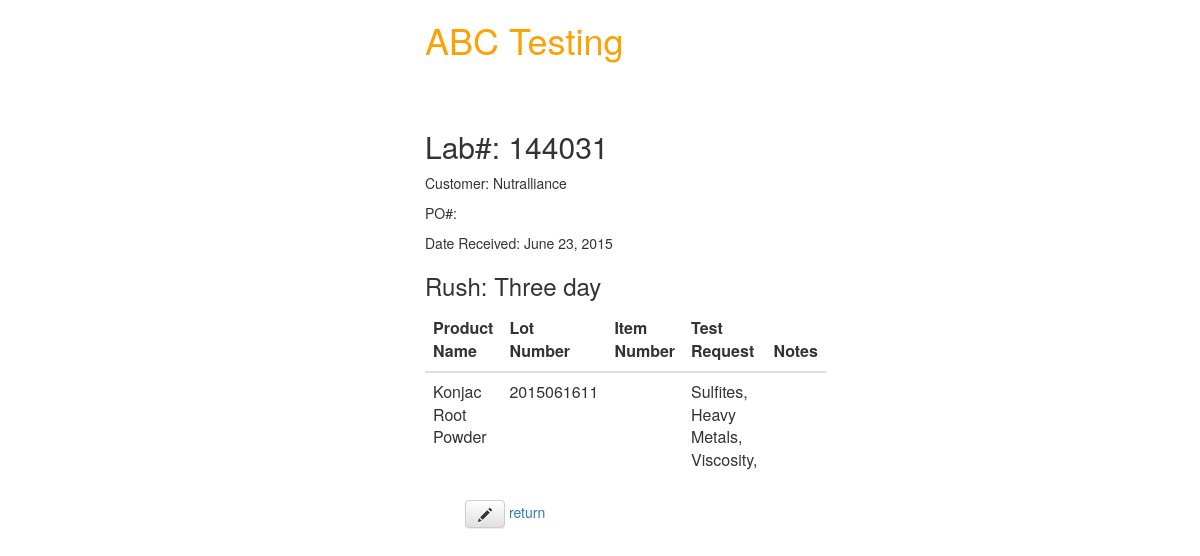
Before: /info/5/ with the older database file.
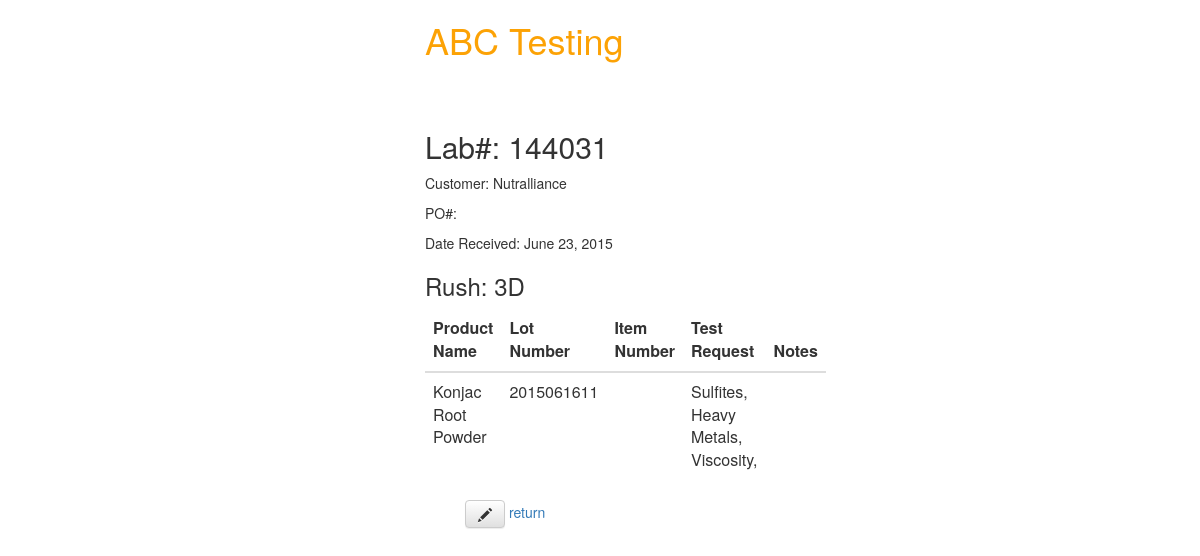
After: the same page with the newer database file.
### info/models.py (models this page shows, shortened)
class SampleLog(models.Model):
	ASAP = 'ASAP'
	THREEDAY ='3 Day'
	TWODAY = '2 Day'
	ONEDAY = '1 Day'
	SAMEDAY ='Same Day'
	RUSH_CHOICES = (
		(ASAP, 'ASAP'),
		(THREEDAY, '3 day rush'),
		(TWODAY, '2 day rush'),
		(ONEDAY, '1 day rush'),
		(SAMEDAY, 'same day rush'),
		)
	customer = models.ForeignKey(Customer)
	product_order = models.CharField(max_length=500,blank=True)
	date_received = models.DateField()
	rush = models.CharField(max_length=10,
							choices=RUSH_CHOICES,
							blank=True)
	lab_number = models.IntegerField(unique=True)
	invoice_number = models.IntegerField()
	product_name = models.CharField(max_length=2000)
	lot_number = models.CharField(max_length=2000,blank=True)
	item_number = models.CharField(max_length=2000,blank=True)
	test_request = models.TextField()
	notes = models.TextField(blank=True)

class Customer(models.Model):
	company_name = models.CharField(max_length=2000)
	address = models.CharField(max_length=1000,blank=True)
	city = models.CharField(max_length=1000,blank=True)
	state = models.CharField(max_length=20,blank=True)
	zipcode = models.CharField(max_length=200,blank=True)
	telephone = models.CharField(max_length=1000,blank=True)
	fax_number = models.CharField(max_length=500,blank=True)
	email = models.CharField(max_length=500,blank=True)
	contact_customer = models.CharField(max_length=2000,blank=True)
	comments = models.TextField(blank=True)
	def __str__(self):
		return self.company_name

### info/views.py (the view)
# urls.py: url(r'^(?P<pk>[0-9]+)/$', views.ChainOfCustodyView.as_view(), name='chainofcustody'),
class ChainOfCustodyView(DetailView):
	model = SampleLog
	template_name = 'info/chainofcustody.html'

### info/templates/info/chainofcustody.html (shortened to what this page needs)
{% load staticfiles %}
<html>
	<head>
		<link rel="stylesheet" href="//maxcdn.bootstrapcdn.com/bootstrap/3.2.0/css/bootstrap.min.css">
		<link rel="stylesheet" href="//maxcdn.bootstrapcdn.com/bootstrap/3.2.0/css/bootstrap-theme.min.css">
		<link rel="stylesheet" href="{% static "css/info.css" %}">
	</head>
{% block content %}
	<div class="col-md-4 col-md-offset-4">
		<h1><a href="/">ABC Testing</a></h1>
		<br></br>
		<p><h2>Lab#: {{ samplelog.lab_number}}</h2></p>
		<p>Customer: {{ samplelog.customer }}</p>
		<p>PO#: {{ samplelog.product_order }}</p>
		<p>Date Received: {{ samplelog.date_received}}</p>
		<p><h3>Rush: {{ samplelog.rush }}</h3></p>
		<table class="table">
			<thead>
				<th>Product Name</th>
				<th>Lot Number</th>
				<th>Item Number</th>
				<th>Test Request</th>
				<th>Notes</th>
			</thead>
			<tbody>
				<tr>
					<td>{{ samplelog.product_name }}</td>
					<td>{{ samplelog.lot_number }}</td>
					<td>{{ samplelog.item_number }}</td>
					<td>{{ samplelog.test_request }}</td>
					<td>{{ samplelog.notes }}</td>
				</tr>
			</tbody>
		</table>
		<ul>
			<a class="btn btn-default" href="{% url 'logform' samplelog.pk %}">
				<span class="glyphicon glyphicon-pencil"></span>
			</a>
			<a href="/info">return</a>
		</ul>
	</div>
{% endblock %}
</html>

Changed rows visible on the page:
changed SampleLog "Konjac Root Powder": rush "Three day" → "3D"
